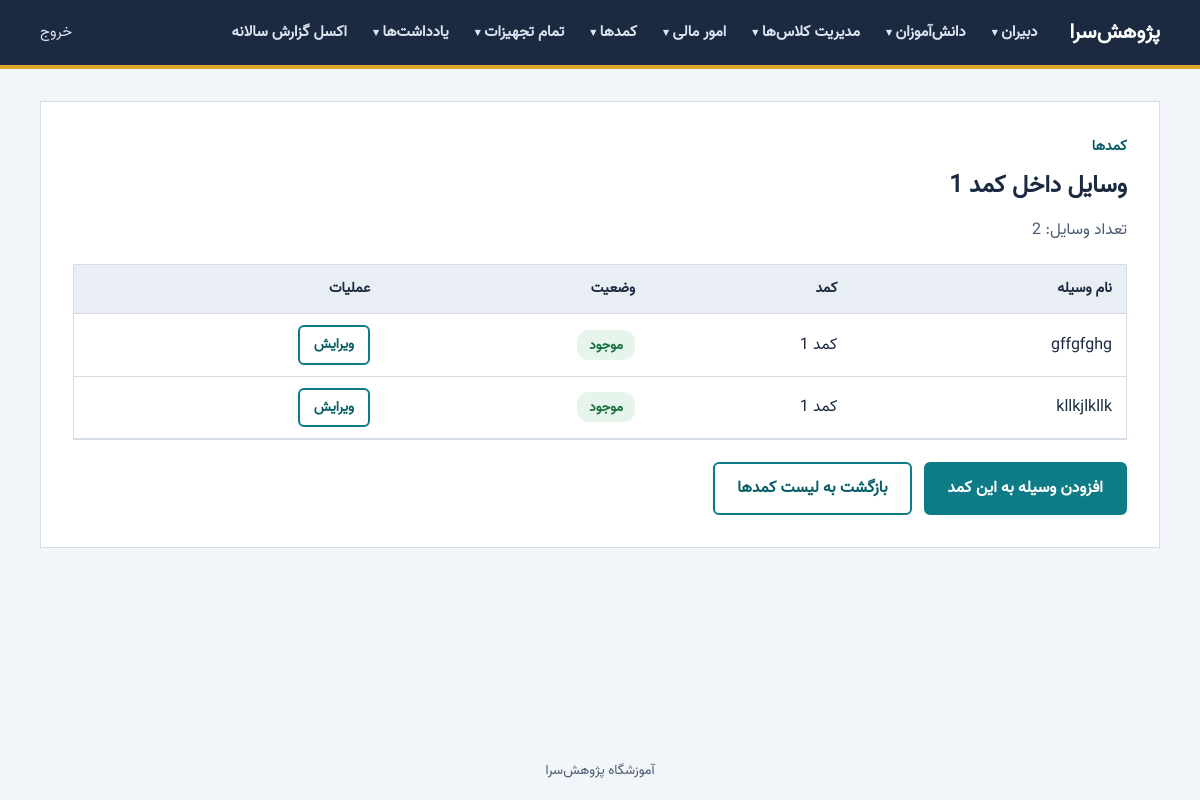
The app's page /admin/lockers/1/items (signed in), older data.
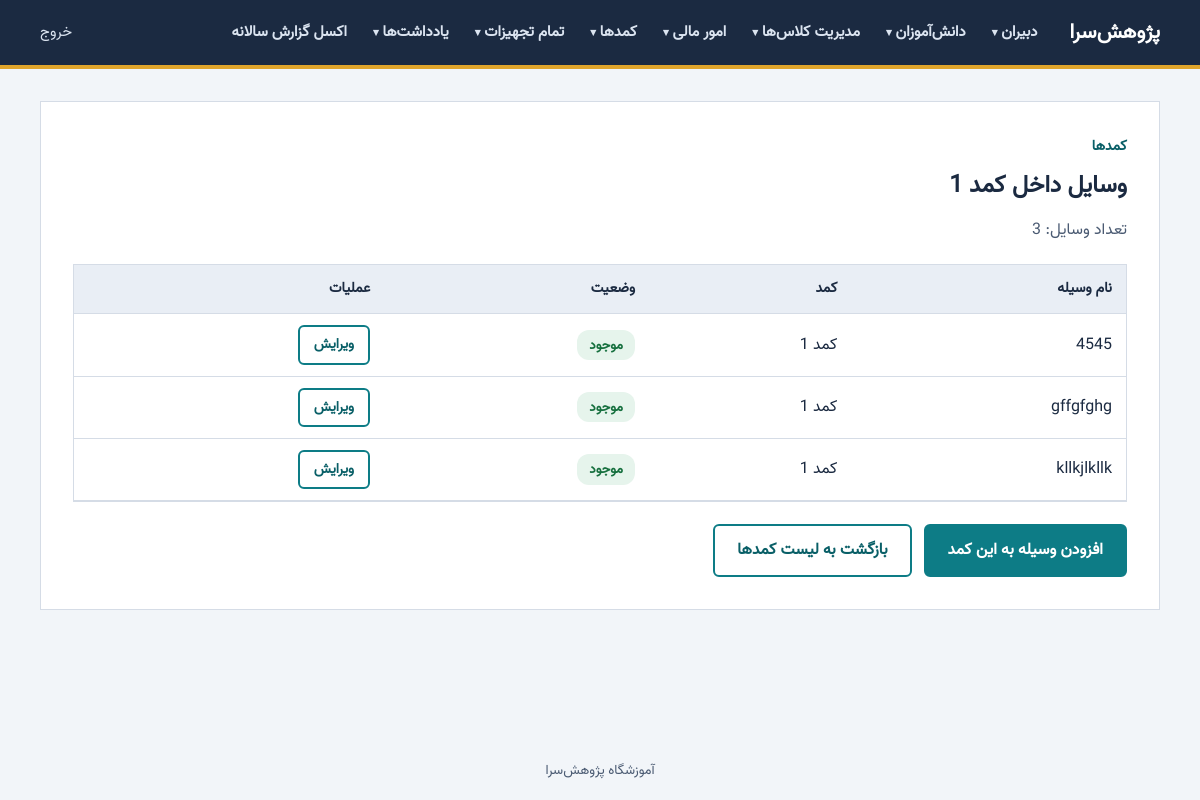
The same page, newer data.
### models.py (models this page shows, shortened)
class List_of_items(db.Model):
    id = db.Column(db.Integer, primary_key=True)
    name_of_item = db.Column(db.Text)

class Lockers(db.Model):
    id = db.Column(db.Integer, primary_key=True)
    number_of_locker = db.Column(db.Integer)

### app.py (the view)
@app.route("/admin/lockers/<int:locker_id>/items")
@login_required
@role_required("admin")
def locker_items(locker_id):
    locker = db.session.get(Lockers, locker_id)
    if not locker:
        abort(404)
    items = (List_of_items.query
             .join(Linking_the_items_to_the_locker,
                   Linking_the_items_to_the_locker.item_id == List_of_items.id)
             .filter(Linking_the_items_to_the_locker.locker_id == locker.id)
             .order_by(List_of_items.name_of_item, List_of_items.id).all())
    loans = active_loans_by_item()
    loan_of = {item.id: loan_info(loans.get(item.id)) for item in items}
    return render_template("locker_items.html", locker=locker, items=items,
                           loan_of=loan_of)

### app.py (called while the page is built)
def login_required(view):
    @wraps(view)
    def wrapper(*args, **kwargs):
        if "user_id" not in session:
            flash("برای ادامه ابتدا وارد شوید.", "error")
            return redirect(url_for("login"))
        return view(*args, **kwargs)
    return wrapper

def role_required(*roles):
    def decorator(view):
        @wraps(view)
        def wrapper(*args, **kwargs):
            if session.get("role") not in roles:
                abort(403)
            return view(*args, **kwargs)
        return wrapper
    return decorator

def get_csrf_token():
    if "csrf" not in session:
        session["csrf"] = secrets.token_hex(32)
    return session["csrf"]

def site_url():
    return os.environ.get("SITE_URL", "").rstrip("/") or request.url_root.rstrip("/")

@app.before_request
def csrf_protect():
    if request.method == "POST":
        sent = request.form.get("csrf_token", "")
        real = session.get("csrf", "")
        if not real or not hmac.compare_digest(sent, real):
            abort(400)

def format_jalali(jy, jm, jd):
    return f"{jy:04d}/{jm:02d}/{jd:02d}"

### templates/locker_items.html (shortened to what this page needs)
{% extends "base.html" %}
{% block content %}
<section class="card wide">
    <p class="crumb">کمدها</p>
    <h1>وسایل داخل کمد {{ locker.number_of_locker }}</h1>
    <p class="lead">تعداد وسایل: {{ items|length }}</p>
    <div class="table-wrap">
        <table class="table">
            <thead>
                <tr>
                    <th scope="col">نام وسیله</th>
                    <th scope="col">کمد</th>
                    <th scope="col">وضعیت</th>
                    <th scope="col">عملیات</th>
                </tr>
            </thead>
            <tbody>
                {% for item in items %}
                <tr>
                    <td>{{ item.name_of_item }}</td>
                    <td>کمد {{ locker.number_of_locker }}</td>
                    <td>
                        {% set loan = loan_of.get(item.id) %}
                        {% if loan %}
                            <span class="badge-loaned {% if loan.overdue %}is-overdue{% endif %}">امانت داده شده</span>
                            <small class="loan-detail">{{ loan.borrower }} — تا <span dir="ltr">{{ loan.due }}</span></small>
                        {% else %}
                            <span class="badge-ok">موجود</span>
                        {% endif %}
                    </td>
                    <td>
                        <a class="btn ghost small" href="{{ url_for('item_edit', item_id=item.id) }}">ویرایش</a>
                    </td>
                </tr>
                {% else %}
                <tr><td colspan="4" class="empty">این کمد خالی است.</td></tr>
                {% endfor %}
            </tbody>
        </table>
    </div>
    <div class="actions">
        <a class="btn primary" href="{{ url_for('item_add', locker=locker.id) }}">افزودن وسیله به این کمد</a>
        <a class="btn ghost" href="{{ url_for('lockers_list') }}">بازگشت به لیست کمدها</a>
    </div>
</section>
{% endblock %}

Row changes from the older to the newer data that the page shows:
added List_of_items: name_of_item "4545", {{ locker.number_of_locker }} "1"
Text that changed along with them:
{{ items|length }}: "2" → "3"
